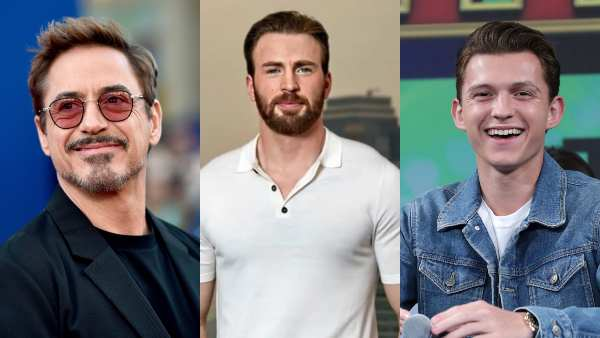
#> input picture Face_Detection_Using_Python_Image/images/rdj2.jpg, 600 x 338 px
$ python Face_Detector.py
#> lines starting #> are read from the running program, lines starting #| are printed output that depends on the picture; after the words box and inside, x2 and y2 are one past the last pixel; in counts of white or black regions, pixels touching at a corner belong together
import cv2
from random import randrange


#Loads Pre-Trained Data
trained_face_data=cv2.CascadeClassifier('haarcascade_frontalface_default.xml')

#Choose an image to Detect Face Data
img=cv2.imread('./images/rdj2.jpg')
#> img is the input picture: shape (338, 600, 3); mean B, G, R 126.4, 122.7, 123.3


#converting image to grayscale
grayscaled_img=cv2.cvtColor(img,cv2.COLOR_BGR2GRAY)
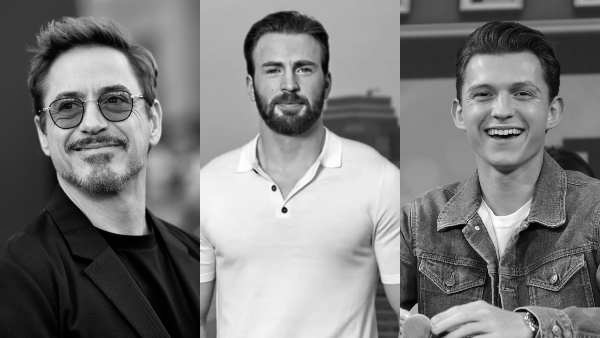
#> grayscaled_img: shape (338, 600); min 0, max 255, mean 123.3


#detect face
face_cordinates=trained_face_data.detectMultiScale(grayscaled_img)
#> face_cordinates = [[244, 33, 90, 90], [448, 50, 110, 110], [19, 47, 148, 148]]
print(face_cordinates)
#| [[244  33  90  90]
#|  [448  50 110 110]
#|  [ 19  47 148 148]]

#Draw rectangle
for (x,y,w,h) in face_cordinates:
    cv2.rectangle(img,(x,y),(x+w,y+h),(randrange(256),randrange(256),randrange(256)),5)
#> this loop made 3 passes
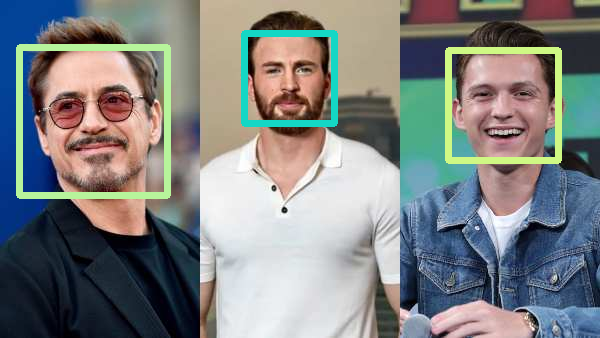
#> img: shape (338, 600, 3); 4.78% of pixels changed, all inside (x1, y1, x2, y2) = (16, 30, 562, 199)

#shows image
cv2.imshow("Ai Face Detector Project",img)

#waits until we press any key
cv2.waitKey()

print ("code completed")

$ run again, with Face_Detection_Using_Python_Image/images/rdj.jpg copied over Face_Detection_Using_Python_Image/images/rdj2.jpg
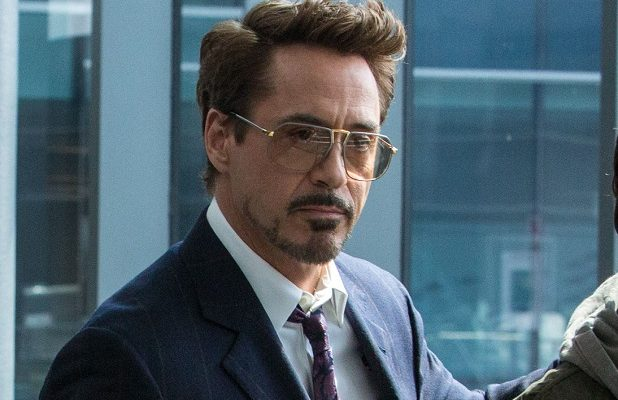
#> input picture Face_Detection_Using_Python_Image/images/rdj.jpg, 618 x 400 px
#> img is the input picture: shape (400, 618, 3); mean B, G, R 109.9, 99, 80.3
#> `grayscaled_img=cv2.cvtColor(img,cv2.COLOR_BGR2GRAY)`:
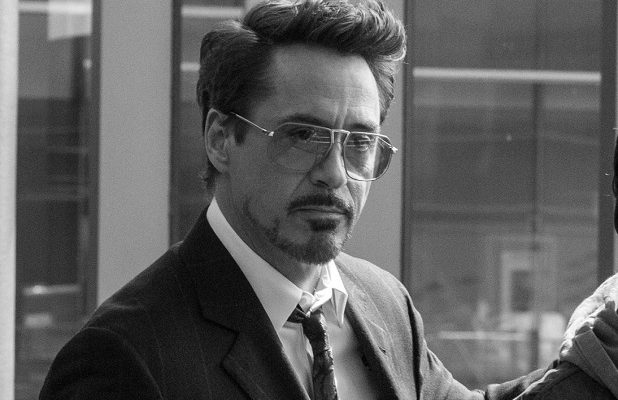
#> grayscaled_img: shape (400, 618); min 0, max 255, mean 94.6
#> face_cordinates = [[238, 71, 184, 184]]
#| [[238  71 184 184]]
#> the loop `for (x,y,w,h) in face_cordinates:` made 1 pass
#> after the loop `for (x,y,w,h) in face_cordinates:`:
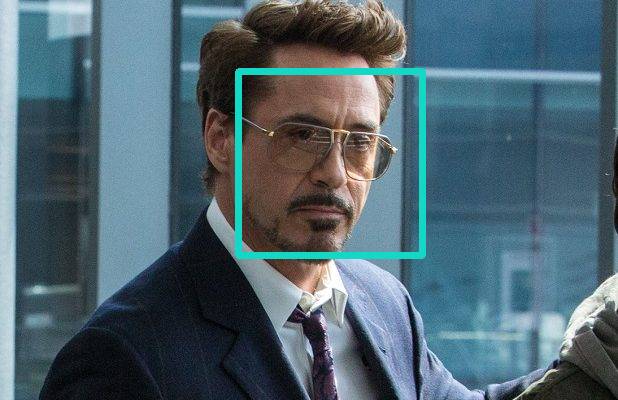
#> img: shape (400, 618, 3); 2.08% of pixels changed, all inside (x1, y1, x2, y2) = (235, 68, 426, 259)
